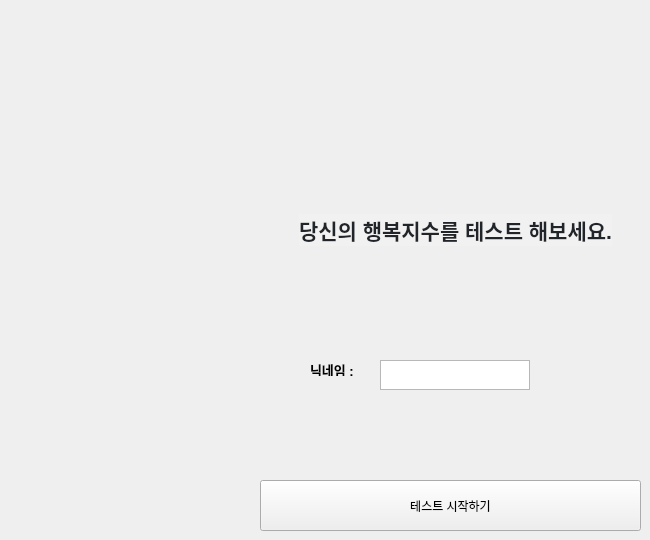
   <widget class="QWidget" name="page">
    <widget class="QPushButton" name="t_start_1">
     <property name="geometry">
      <rect>
       <x>260</x>
       <y>480</y>
       <width>381</width>
       <height>51</height>
      </rect>
     </property>
     <property name="text">
      <string>테스트 시작하기</string>
     </property>
    </widget>
    <widget class="QLabel" name="label_2">
     <property name="geometry">
      <rect>
       <x>310</x>
       <y>360</y>
       <width>56</width>
       <height>16</height>
      </rect>
     </property>
     <property name="text">
      <string>&lt;html&gt;&lt;head/&gt;&lt;body&gt;&lt;p&gt;&lt;span style=&quot; font-size:10pt; font-weight:600; color:#000000;&quot;&gt;닉네임 :&lt;/span&gt;&lt;/p&gt;&lt;/body&gt;&lt;/html&gt;</string>
     </property>
    </widget>
    <widget class="QLabel" name="label">
     <property name="geometry">
      <rect>
       <x>270</x>
       <y>200</y>
       <width>371</width>
       <height>61</height>
      </rect>
     </property>
     <property name="text">
      <string>&lt;html&gt;&lt;head/&gt;&lt;body&gt;&lt;p align=&quot;center&quot;&gt;&lt;span style=&quot; font-family:'Noto Sans KR,sans-serif'; font-size:16pt; font-weight:600; color:#212529; background-color:#f1f1f1;&quot;&gt;당신의 행복지수를 테스트 해보세요.&lt;/span&gt;&lt;/p&gt;&lt;/body&gt;&lt;/html&gt;</string>
     </property>
    </widget>
    <widget class="QTextEdit" name="name">
     <property name="geometry">
      <rect>
       <x>380</x>
       <y>360</y>
       <width>150</width>
       <height>30</height>
      </rect>
     </property>
    </widget>
   </widget>
